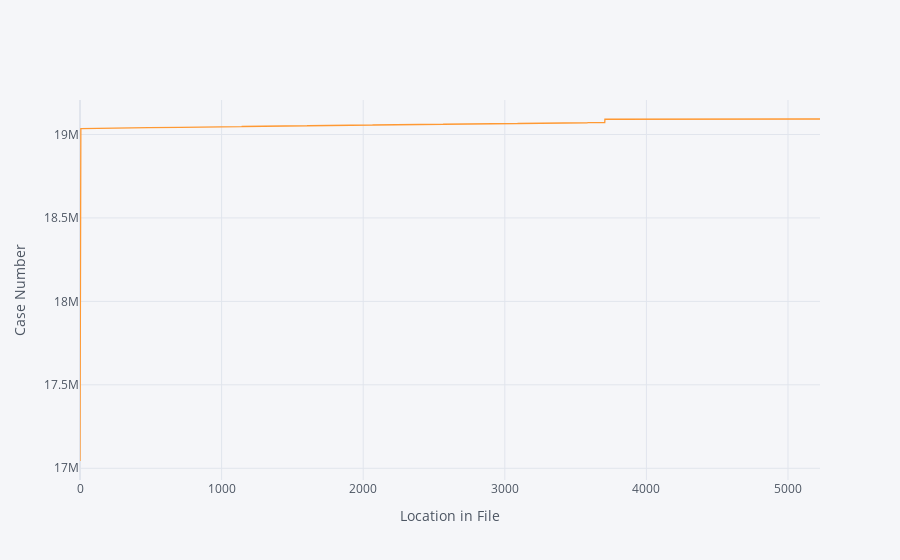

Notebook cell for this chart:
### Markdown cell above
Are case numbers assigned consecutively.

### Code cell
configure_plotly_browser_state()

calls['CASENO'].sort_values().reset_index(drop=True).iplot(
    yTitle="Case Number", xTitle="Location in File")

### Figure 1 — Plotly figure (JSON) as saved in the notebook; plotly's stock layout.template omitted (floating-point values rounded to 4 significant figures; data arrays with more than 128 entries replaced by an {"elided": "..."} marker saying what was removed)
{"data": [{"line": {"color": "rgba(255, 153, 51, 1.0)", "dash": "solid", "shape": "linear", "width": 1.3}, "mode": "lines", "name": "CASENO", "text": "", "x": {"elided": "5227 int values"}, "y": {"elided": "5227 int values"}, "type": "scatter"}], "layout": {"legend": {"bgcolor": "#F5F6F9", "font": {"color": "#4D5663"}}, "paper_bgcolor": "#F5F6F9", "plot_bgcolor": "#F5F6F9", "title": {"font": {"color": "#4D5663"}}, "xaxis": {"gridcolor": "#E1E5ED", "showgrid": true, "tickfont": {"color": "#4D5663"}, "title": {"font": {"color": "#4D5663"}, "text": "Location in File"}, "zerolinecolor": "#E1E5ED"}, "yaxis": {"gridcolor": "#E1E5ED", "showgrid": true, "tickfont": {"color": "#4D5663"}, "title": {"font": {"color": "#4D5663"}, "text": "Case Number"}, "zerolinecolor": "#E1E5ED"}}}
